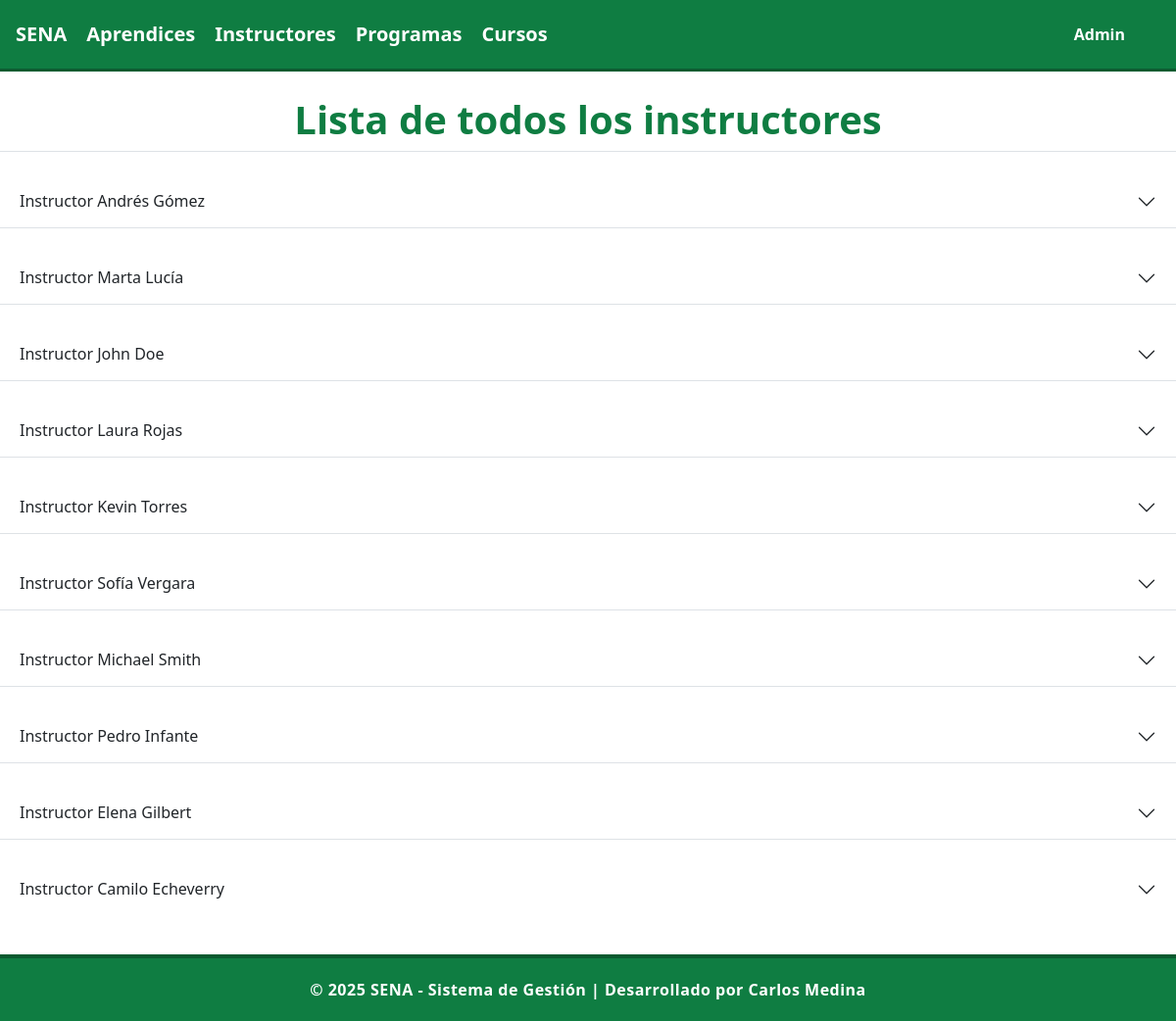
The app's page /instructores/ with its own data.
### instructores/models.py (models this page shows, shortened)
class Instructor(models.Model):
    TIPO_DOCUMENTO_CHOICES = [
        ('CC', 'Cédula de Ciudadanía'),
        ('CE', 'Cédula de Extranjería'),
        ('TI', 'Tarjeta de Identidad'),
        ('PAS', 'Pasaporte'),
    ]
    NIVEL_EDUCATIVO_CHOICES = [
        ('TEC', 'Técnico'),
        ('TGL', 'Tecnólogo'),
        ('PRE', 'Pregrado'),
        ('ESP', 'Especialización'),
        ('MAE', 'Maestría'),
        ('DOC', 'Doctorado'),
    ]
    documento_identidad = models.CharField(max_length=20, unique=True)
    tipo_documento = models.CharField(max_length=3, choices=TIPO_DOCUMENTO_CHOICES, default='CC')
    nombre = models.CharField(max_length=100)
    apellido = models.CharField(max_length=100)
    telefono = models.CharField(max_length=10, null=True)
    correo = models.EmailField(null=True)
    fecha_nacimiento = models.DateField()
    ciudad = models.CharField(max_length=100, null=True)
    direccion = models.TextField(null=True)
    nivel_educativo = models.CharField(max_length=3, choices=NIVEL_EDUCATIVO_CHOICES, default='MAE')
    especialidad = models.CharField(max_length=100)
    anos_experiencia = models.PositiveIntegerField()
    activo = models.BooleanField(default=True)
    fecha_vinculacion = models.DateField()
    fecha_registro = models.DateTimeField(auto_now_add=True)

### instructores/views.py (the view)
# urls.py: path('', include('instructores.urls')),
def instructores(request):
  myinstructores = Instructor.objects.all().values()
  template = loader.get_template('all_instructores.html')
  context = {
     'myinstructores': myinstructores,
    }
  return HttpResponse(template.render(context, request))

### instructores/templates/all_instructores.html (shortened to what this page needs)
{% extends "master.html" %}
{% block content %}
<div class="accordion accordion-flush" id="accordionExample">
<center><h1>Lista de todos los instructores</h1></center>
{% for x in myinstructores %}
  <div class="accordion-item">
    <h2 class="accordion-header" id="heading{{ forloop.counter }}">
      <button class="accordion-button collapsed"
              type="button"
              data-bs-toggle="collapse"
              data-bs-target="#collapse{{ forloop.counter }}"
              aria-expanded="false"
              aria-controls="collapse{{ forloop.counter }}">
          Instructor {{ x.nombre }} {{ x.apellido }}
      </button>
    </h2>
  </div>
{% endfor %}
</div>
{% endblock %}

### aprendices/static/mystyles.css (style rules this page uses)
body { background-color: #ffffff; font-family: "Segoe UI", Tahoma, Geneva, Verdana, sans-serif; color: #1b1b1b; margin: 0; padding: 0; }
h1, h2 { text-align: center; color: #0f7d42; margin-top: 25px; font-weight: 800; }

### aprendices/templates/master.html (style rules this page uses)
body { background-color: #ffffff; font-family: "Segoe UI", Tahoma, Geneva, Verdana, sans-serif; color: #1b1b1b; margin: 0; padding: 0; }
h1, h2 { text-align: center; color: #0f7d42; margin-top: 25px; font-weight: 800; }

### records on screen
Instructor: nombre "Andrés", apellido "Gómez"
Instructor: nombre "Marta", apellido "Lucía"
Instructor: nombre "John", apellido "Doe"
Instructor: nombre "Laura", apellido "Rojas"
Instructor: nombre "Kevin", apellido "Torres"
Instructor: nombre "Sofía", apellido "Vergara"
Instructor: nombre "Michael", apellido "Smith"
Instructor: nombre "Pedro", apellido "Infante"
Instructor: nombre "Elena", apellido "Gilbert"
Instructor: nombre "Camilo", apellido "Echeverry"
